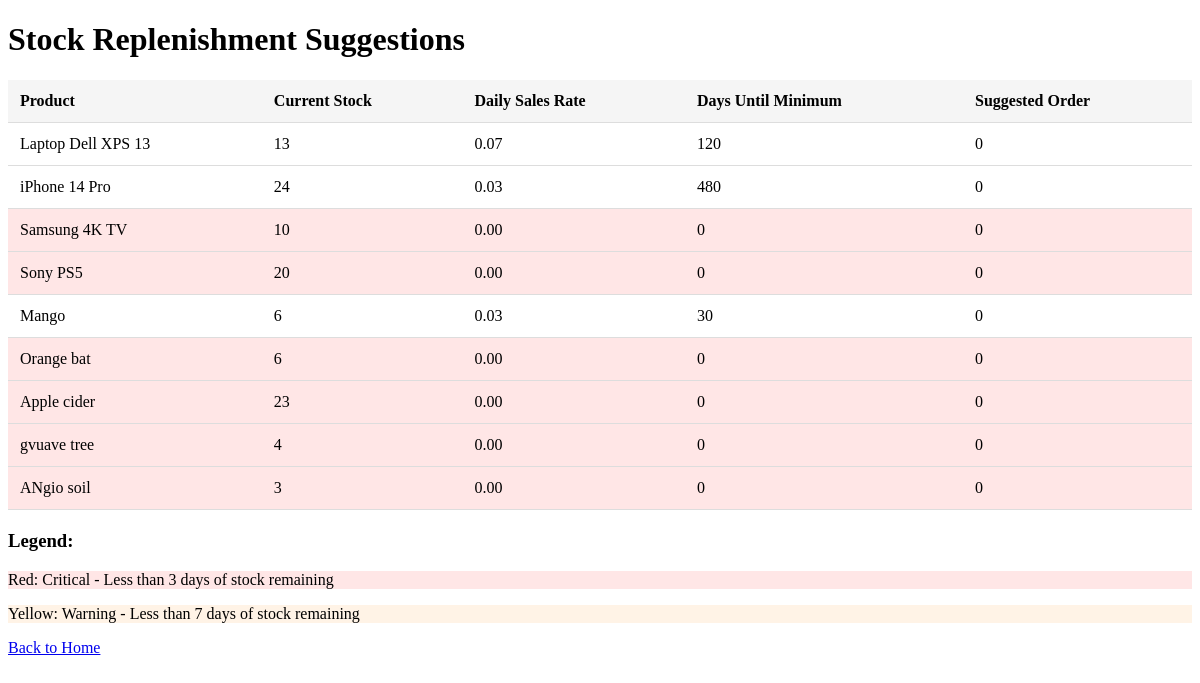
Page /replenishment on the earlier database version.
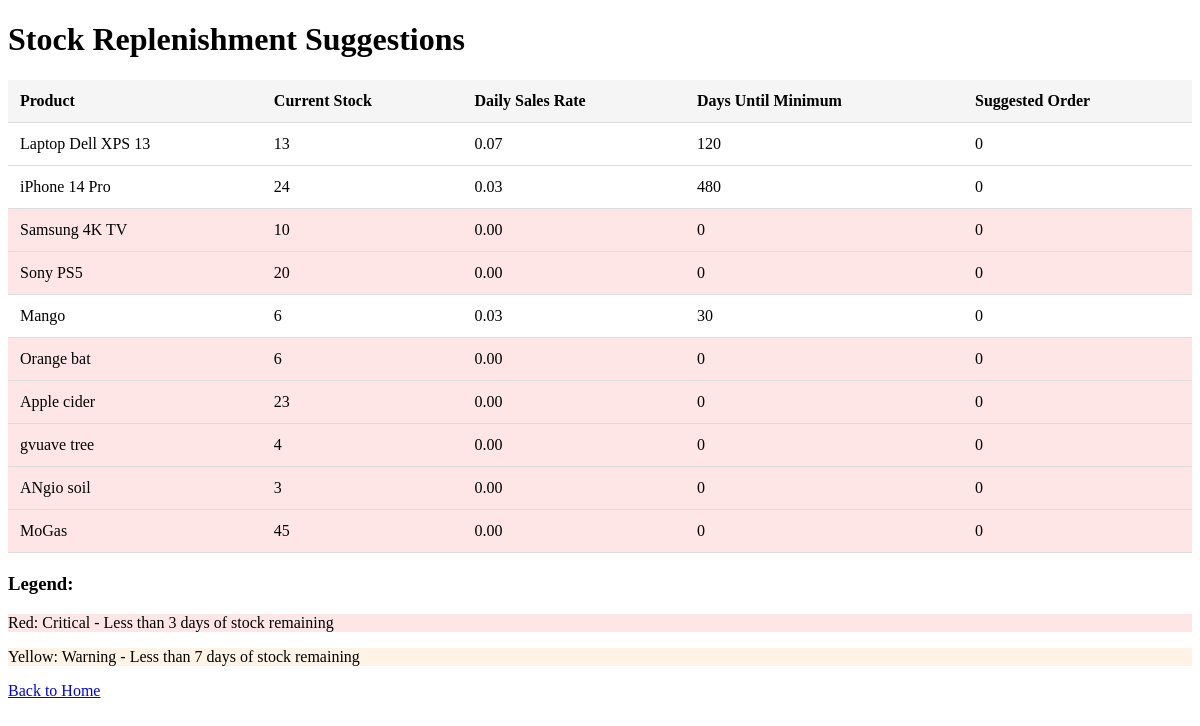
Same page on the later database version.
### app/models/product.py (models this page shows, shortened)
class Product(db.Model):
    id = db.Column(db.Integer, primary_key=True)
    name = db.Column(db.String(100), nullable=False)
    description = db.Column(db.String(500))
    current_stock = db.Column(db.Integer, default=0)
    minimum_stock = db.Column(db.Integer, default=10)
    unit_price = db.Column(db.Float, nullable=False)
    created_at = db.Column(db.DateTime, default=datetime.utcnow)

### app/routes/main.py (the view)
@bp.route('/replenishment')
def replenishment():
    suggestions = get_replenishment_suggestions()
    return render_template('replenishment.html', suggestions=suggestions)

### app/services/replenishment.py (called while the page is built)
def calculate_daily_sales_rate(product_id, days=30):
    end_date = datetime.utcnow()
    start_date = end_date - timedelta(days=days)
    total_sales = Sale.query.filter(
        Sale.product_id == product_id,
        Sale.sale_date.between(start_date, end_date)
    ).with_entities(func.sum(Sale.quantity)).scalar() or 0
    daily_rate = total_sales / days
    return daily_rate

def get_replenishment_suggestions():
    products = Product.query.all()
    suggestions = []
    for product in products:
        daily_rate = calculate_daily_sales_rate(product.id)
        days_until_minimum = 0
        if daily_rate > 0:
            days_until_minimum = (product.current_stock - product.minimum_stock) / daily_rate
        suggested_order = 0
        if days_until_minimum <= 7:  # If stock will reach minimum within 7 days
            suggested_order = int(daily_rate * 30)  # Order 30 days worth of stock
        suggestions.append({
            'product': product,
            'daily_rate': daily_rate,
            'days_until_minimum': int(days_until_minimum),
            'suggested_order': suggested_order
        })
    return suggestions

### app/templates/replenishment.html (shortened to what this page needs)
<!DOCTYPE html>
<html>
  <head>
  </head>
  <body>
    <h1>Stock Replenishment Suggestions</h1>
    <table>
      <tr>
        <th>Product</th>
        <th>Current Stock</th>
        <th>Daily Sales Rate</th>
        <th>Days Until Minimum</th>
        <th>Suggested Order</th>
      </tr>
      {% for suggestion in suggestions %}
      <tr
        class="{% if suggestion.days_until_minimum <= 3 %}urgent {% elif suggestion.days_until_minimum <= 7 %}warning{% endif %}"
      >
        <td>{{ suggestion.product.name }}</td>
        <td>{{ suggestion.product.current_stock }}</td>
        <td>{{ "%.2f"|format(suggestion.daily_rate) }}</td>
        <td>{{ suggestion.days_until_minimum }}</td>
        <td>{{ suggestion.suggested_order }}</td>
      </tr>
      {% endfor %}
    </table>
    <div>
      <h3>Legend:</h3>
      <p class="urgent">Red: Critical - Less than 3 days of stock remaining</p>
      <p class="warning">
        Yellow: Warning - Less than 7 days of stock remaining
      </p>
    </div>
    <a href="{{ url_for('main.index') }}">Back to Home</a>
  </body>
</html>

Differences in the rows shown:
added Product: product.name "MoGas", product.current_stock "45"
Other differences:
new list line: "0.00 0 0"
